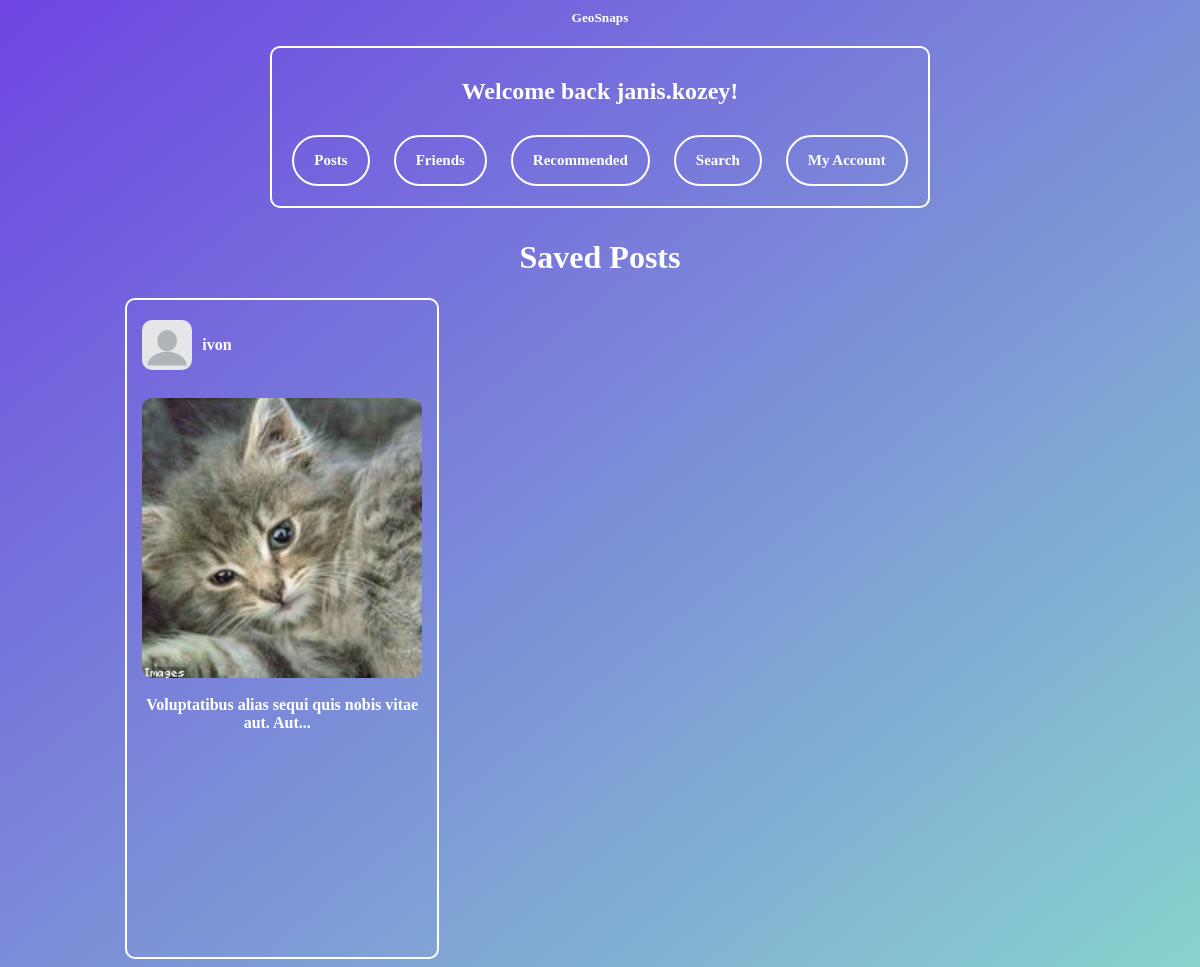
The app's page /savedposts (signed in) with its own data.
### tables this page shows
CREATE TABLE "Posts" (
	"text"	TEXT,
	"timeposted"	TEXT,
	"user"	TEXT NOT NULL,
	"id"	INTEGER NOT NULL UNIQUE,
	"filename"	TEXT,
	"descr"	TEXT,
	"likes"	INTEGER DEFAULT 0,
	"dislikes"	INTEGER DEFAULT 0,
	"privacy"	TEXT,
	"lng"	TEXT,
	"lat"	TEXT,
	"album"	TEXT,
	"country"	TEXT,
	"city"	TEXT,
	PRIMARY KEY("id" AUTOINCREMENT)
);

CREATE TABLE "Accounts" (
	"username"	TEXT,
	"password"	TEXT,
	"ID"	INTEGER NOT NULL UNIQUE,
	"description"	TEXT,
	"dob"	TEXT,
	"privacy"	TEXT DEFAULT 'public',
	"lng"	TEXT,
	"lat"	TEXT,
	"gender"	TEXT,
	"pfp"	TEXT DEFAULT 'blank-profile-picture-973460_960_720.jpg',
	PRIMARY KEY("ID" AUTOINCREMENT)
);

### main.py (the view)
@web_site.route('/savedposts')
def savedposts():
    msg = ""
    username = session["username"]
    con = sqlite3.connect('database.db')
    con.row_factory = sqlite3.Row
    cursor = con.cursor()
    sql = """SELECT Posts.*, Accounts.pfp
    FROM Posts
    JOIN Accounts ON Accounts.username = Posts.user
    LEFT JOIN savedposts ON savedposts.savedpostid = Posts.id
    WHERE savedposts.username = ?"""
    cursor.execute(sql, (username,))
    rows = cursor.fetchall()
    rows = rows[::-1]
    if rows == []:
        msg = "No saved posts found"
    return render_template("savedposts.html", rows=rows, username=username, msg=msg)

### templates/savedposts.html (shortened to what this page needs)
{% extends 'base.html' %}
{% block content %}
<head>
</head>
<h1>Saved Posts</h1>
 <div class="image-grid">
  {% for row in rows %}
  <div class="image-item">
    <div class="image-title">
        {% if row["user"] != username %}
            <a href="/viewaccount?id={{row['user']}}" style="display: flex; align-items: center;">
                <img src="{{ url_for('static', filename='ProfilePictures/' + row['pfp']) }}" alt="Image" class="rounded-image-small">
                <span>{{row["user"]}}</span>
            </a>
        {% else %}
            <a href="/account" style="display: flex; align-items: center;">
                <img src="{{ url_for('static', filename='ProfilePictures/' + row['pfp']) }}" alt="Image" class="rounded-image-small">
                <span>{{row["user"]}}</span>
            </a>
        {% endif %}
        {% if row["album"] == "True" %}
          <a href="/viewalbum?id={{row['id']}}">
          <br>
        {% else %}
          <a href="/viewpost?id={{row['id']}}">
          <br>
        {% endif %}
          <img src="{{ url_for('static', filename='UploadedPhotos/' + row['filename']) }}" alt="Image" class="scaled-image">
              <br>
              <br>
              {% if row['text']|length > 50 %}
                {{ row['text'][:50] }}...</a>
              {% else %}
                {{ row['text'] }}</a>
              {% endif %}
               <div class="map-container">
                {% if row["album"] != "True" %}
                <body>
                </body>
               {% endif %}
                </div>
  </div>
</div>
  {% endfor %}
{% endblock %}

### static/style.css (style rules this page uses)
body { background: linear-gradient(to bottom right, #6e45e2, #88d3ce); text-align: center; }
h1 { color:white; font-family:Verdana; }
a { font-weight:bold; text-decoration:none; margin:10px; }
.image-grid { display: grid; grid-template-columns: repeat(3, 1fr); grid-gap: 5px; grid-row-gap: 10px; max-width: 949.6px; margin: 0 auto; }
.image-item { display: flex; flex-direction: column; justify-content: center; align-items: center; text-align: center; border: 2px solid white; padding: 5px; border-radius: 10px; width: 300px; }
.image-item img { border-radius: 10px; }
.image-title { text-align: center; margin-top: 5px; color:white; font-family:Verdana; overflow-wrap: anywhere; }
.image-title a { color:white; text-decoration: none; }
.map-container { width: 300px; height: 200px; margin-top: 20px; border-radius: 10px; overflow: hidden; margin-left: auto; margin-right: auto; }
.scaled-image { max-width: 280px; height: 280px; min-width: 250px; object-fit: cover; }
.rounded-image-small { width: 50px; height: 50px; object-fit: cover; margin-right: 10px; }

### records on screen
Posts: pfp (placeholder picture), user "ivon", filename (picture), text "Voluptatibus alias sequi quis nobis vitae aut. Aut"

### other values on screen
{{ session["username"] }} "janis.kozey"
